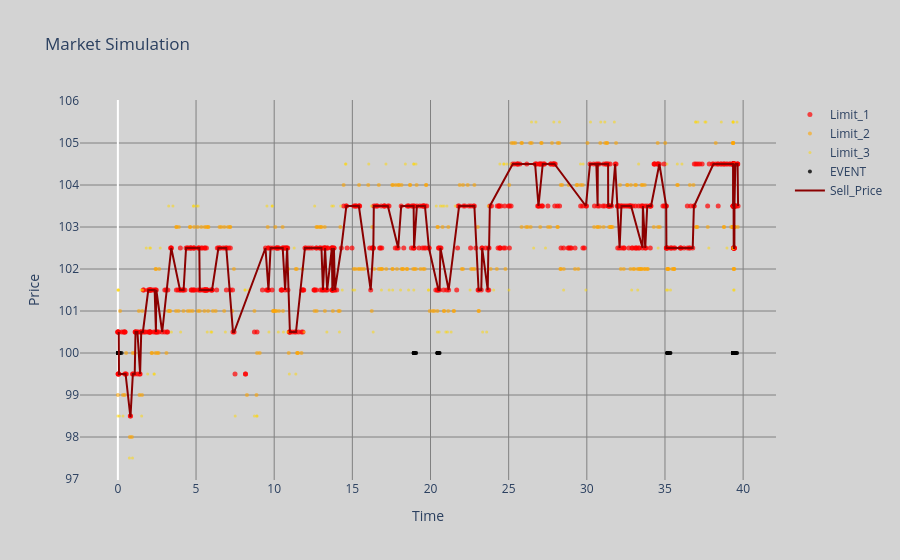

Notebook code cell kept with this figure:
### Code cell
NB_EVENTS_SIMULATED = 1000
qr.Run_QR_simulated(NB_EVENTS_SIMULATED, False)

### Figure 1 — Plotly figure (JSON) as saved in the notebook; plotly's stock layout.template omitted (floating-point values rounded to 4 significant figures; data arrays with more than 128 entries replaced by an {"elided": "..."} marker saying what was removed)
{"data": [{"marker": {"color": "red", "opacity": 0.7, "size": 5}, "mode": "markers", "name": "Limit_1", "type": "scatter", "x": {"elided": "570 float values"}, "y": {"elided": "570 float values"}}, {"marker": {"color": "orange", "opacity": 0.6, "size": 4}, "mode": "markers", "name": "Limit_2", "type": "scatter", "x": {"elided": "288 float values"}, "y": {"elided": "288 int values"}}, {"marker": {"color": "gold", "opacity": 0.5, "size": 3}, "mode": "markers", "name": "Limit_3", "type": "scatter", "x": {"elided": "142 float values"}, "y": {"elided": "142 float values"}}, {"marker": {"color": "black", "opacity": 0.8, "size": 4}, "mode": "markers", "name": "EVENT", "type": "scatter", "x": [0.001513, 0.002184, 0.002946, 0.002976, 0.003348, 0.003609, 0.003778, 0.01609, 0.01829, 0.02513, 0.02558, 0.04425, 0.05425, 0.07149, 0.09604, 0.138, 0.2389, 18.92, 18.93, 18.93, 18.93, 18.94, 18.97, 18.97, 19.06, 19.07, 20.44, 20.44, 20.44, 20.45, 20.47, 20.51, 20.52, 20.53, 20.55, 20.58, 35.13, 35.13, 35.17, 35.18, 35.2, 35.2, 35.2, 35.33, 35.35, 39.35, 39.35, 39.35, 39.35, 39.35, 39.35, 39.35, 39.35, 39.35, 39.35, 39.36, 39.36, 39.36, 39.36, 39.36, 39.36, 39.36, 39.36, 39.36, 39.36, 39.36, 39.37, 39.37, 39.37, 39.37, 39.37, 39.37, 39.37, 39.37, 39.37, 39.37, 39.37, 39.37, 39.37, 39.37, 39.38, 39.38, 39.38, 39.38, 39.38, 39.38, 39.38, 39.38, 39.38, 39.38, 39.39, 39.39, 39.4, 39.4, 39.4, 39.4, 39.4, 39.41, 39.41, 39.41, 39.41, 39.41, 39.42, 39.42, 39.42, 39.42, 39.42, 39.42, 39.42, 39.42, 39.42, 39.42, 39.43, 39.43, 39.44, 39.45, 39.45, 39.45, 39.45, 39.46, 39.48, 39.49, 39.49, 39.5, 39.51, 39.59, 39.61], "y": [100, 100, 100, 100, 100, 100, 100, 100, 100, 100, 100, 100, 100, 100, 100, 100, 100, 100, 100, 100, 100, 100, 100, 100, 100, 100, 100, 100, 100, 100, 100, 100, 100, 100, 100, 100, 100, 100, 100, 100, 100, 100, 100, 100, 100, 100, 100, 100, 100, 100, 100, 100, 100, 100, 100, 100, 100, 100, 100, 100, 100, 100, 100, 100, 100, 100, 100, 100, 100, 100, 100, 100, 100, 100, 100, 100, 100, 100, 100, 100, 100, 100, 100, 100, 100, 100, 100, 100, 100, 100, 100, 100, 100, 100, 100, 100, 100, 100, 100, 100, 100, 100, 100, 100, 100, 100, 100, 100, 100, 100, 100, 100, 100, 100, 100, 100, 100, 100, 100, 100, 100, 100, 100, 100, 100, 100, 100]}, {"line": {"color": "darkred", "width": 2}, "mode": "lines", "name": "Sell_Price", "type": "scatter", "x": {"elided": "174 float values"}, "y": {"elided": "174 float values"}}], "layout": {"paper_bgcolor": "#D3D3D3", "plot_bgcolor": "#D3D3D3", "title": {"text": "Market Simulation"}, "xaxis": {"gridcolor": "#808080", "showgrid": true, "title": {"text": "Time"}}, "yaxis": {"gridcolor": "#808080", "showgrid": true, "title": {"text": "Price"}}}}
